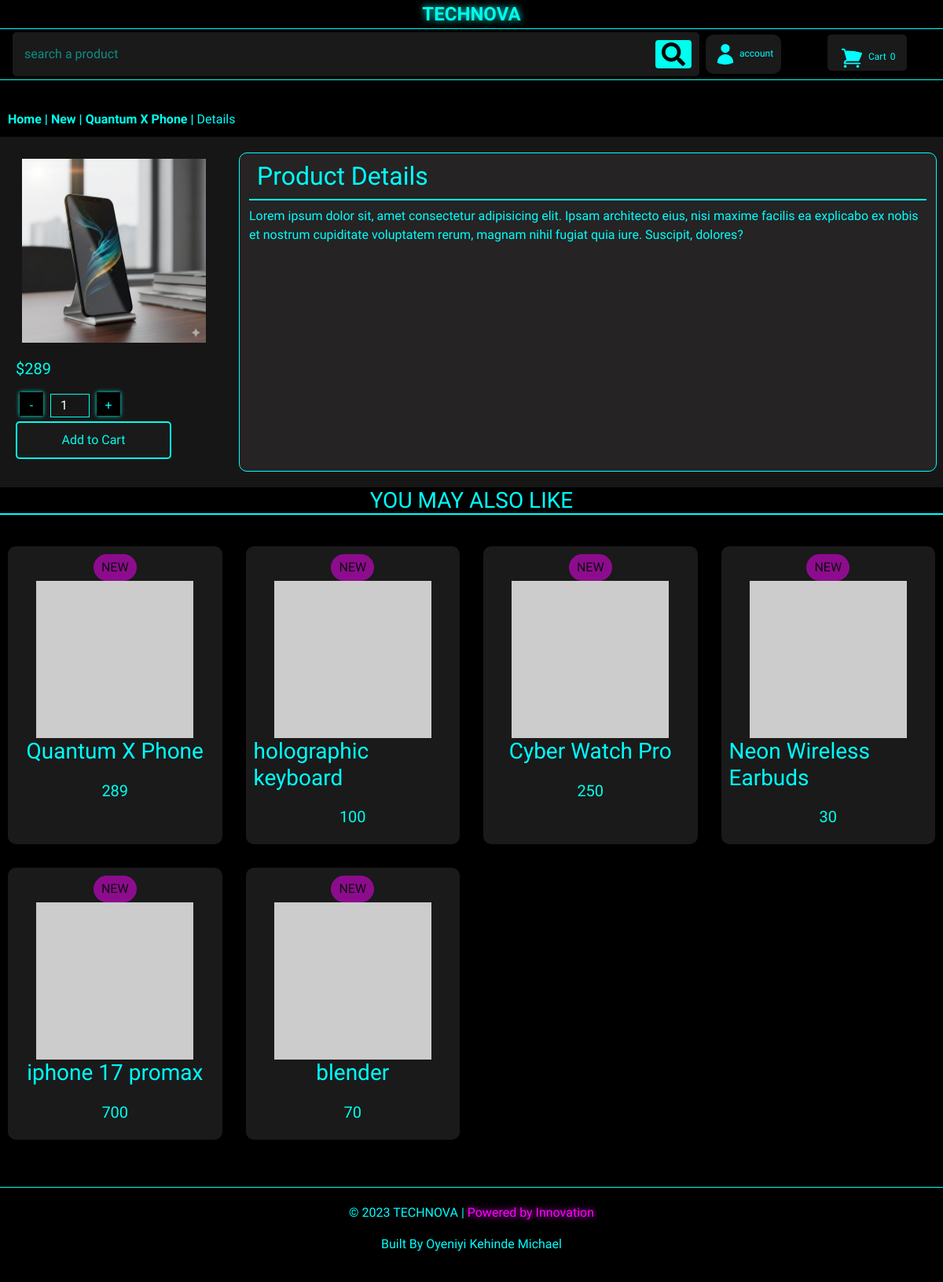
/store/product_info/Quantum X Phone/, run on the app's committed database.
### storefront/models.py (models this page shows)
class Product(models.Model):
    name = models.CharField(max_length=40)
    quantity = models.IntegerField()
    price = models.PositiveIntegerField()
    image = models.ImageField(upload_to = "product_images/")
    description = models.TextField(max_length=500,default="no description")
    cat = models.ForeignKey(Category,on_delete=models.CASCADE, default=1)
    sale_price = models.CharField(max_length=100,default=0)
    is_sale = models.BooleanField(default=False)
    def __str__(self):
        return self.name

class Category(models.Model):
    name = models.CharField(max_length=50)
    class Meta:
        verbose_name_plural= "Categories"
    def __str__(self):
        return  f"{self.name}"

### storefront/views.py (the view)
# urls.py: path("product_info/<str:name>/",product_details,name="product_details"),
def product_details(request,name):
    cart = CartManager(request)
    product = Product.objects.get(name=name)
    cart.recentlys_viewed(name=product.name)
    category = product.cat
    product_in_the_same_cat = Product.objects.filter(cat=category)
    cart = CartManager(request)
    quantities = cart.get_quants()
    if request.user.is_authenticated:
        wishlist = WishList.objects.get(user=request.user)
        wishlistitem = WishListItem.objects.filter(wishlist=wishlist,product=product)
        context = {"product": product,
                "products":product_in_the_same_cat,
                "quants":quantities,
                "wishlistitem":wishlistitem}
    else:
        context = {"product": product,
                "products":product_in_the_same_cat,
                "quants":quantities}
    return render(request,"storefront/product_details.html",context)

### storefront/cart.py (called while the page is built)
    def __len__(self):
        return len(self.cart)

    def get_quants(self):
        quantities = self.cart
        return quantities

    def recentlys_viewed(self,name):
        product = Product.objects.get(name = name)
        self.recently_viewed[product.id] = product.name
        self.session.modified = True

### storefront/context_processors.py (called while the page is built)
def cart(request):
    return {'cart': CartManager(request)}

### authentication/templates/storefront/product_details.html (shortened to what this page needs)
{% extends 'storefront/index.html' %}
{% load static %}
{% block breadcrumbs %}
<a href="{% url 'storefront_home' %}" class="nav-links">Home</a><span style="font-weight: bold;"> | </span>
<a href="{% url 'product_cat' product.cat.name %}" class="nav-links" >{{ product.cat.name }}</a><span style="font-weight: bold;"> | </span>
<a href="{% url 'product_details' product.name %}" class="nav-links" >{{ product.name }}</a><span style="font-weight: bold;"> | </span>
<span style="color: cyan;">Details</span>
{% endblock breadcrumbs %}
{% block body %}
<div class="product_d">
  <div class="product_card row" style="gap: 0;">
    <div class="img col-lg-3 col-md-6 col-sm-12 mb-3">
      <img class="p-2 product_image" src="{% static '/storefront/default.png' %}" alt="Phone">
      <div class="price">${{ product.price }}</div>
    <div>
        <div class="row" style="align-items: center;">
      <div class="col-9">
 <form class="form_add" action="{% url 'cart_add' %}" method="POST">
  <div class="qty">
    <button  class="quantity-btn decrement" type="button" >-</button>
{% if product.id|slugify in quants %}
	{% for key, value in quants.items %}
		{% if  key == product.id|slugify %}
		<input type="number" class="quantity-input" name="product_qty" value="{{ value }}" id="hidden_qty" min="1">
		{% else %}
		{% endif %}
	{% endfor %}
{% else %}
    <input type="number" class="quantity-input" name="product_qty" value="1" id="hidden_qty" min="1">
{% endif %}
     <button  class="quantity-btn increment" type="button">+</button>
  </div>
        {% if product.id|slugify in quants %}
         <button class="btn-neon" id="add_cart" style="width: 100%;">update quantity</button>
         {% else %}
          <button class="btn-neon" id="add_cart" style="width: 100%;">Add to Cart</button>
         {% endif %}
      </form>
      </div>
    </div>
    </div>
    </div>
  <div class="info col-lg-9 col-md-6 col-sm-12 ">
    <div class="wrapper-info">
      <h2 style="border-bottom: 2px solid cyan; padding: 10px;">
        Product Details
      </h2>
      {{ product.description }}
    </div>
  </div>
  </div>
  <div class="sub">
    <h3 style="text-transform: uppercase; text-align: center; border-bottom:2px solid cyan ;">you may also like</h3>
    <div class="sug">
        {% for product in products %}
          <div class="product-card">
        <div class="product-badge">{{ product.cat }}</div>
        <img src="https://via.placeholder.com/200x200/1A1A1A/00FFEE?text=PRODUCT" alt="Phone">
        <h3>{{ product.name }}</h3>
        {% if product.cat == "sale" %}
        <p class="price">{{ product.sale_price }}<span class="original-price">{{ product.price }}</span></p>
        {% else %}
        <p class="price">{{ product.price }}</p>
        {% endif %}
      </div>
        {% endfor %}
    </div>
  </div>
</div>
{% endblock body %}

### authentication/static/storefront/style2.css (style rules this page uses)
* { font-family: 'Orbitron', sans-serif; color: cyan; }
:root { --black: #000000; --cyan: #00FFEE; --pink: #FF00FF; --white: #FFFFFF; --cs-gray: #1A1A1A; --discover:#3b383866; }
body { font-family: 'Roboto', sans-serif !important; background-color: var(--black) !important; color: var(--white); margin: 0; padding: 0; overflow-x: hidden; }
h1, h2, h3,h4,h5,h6 { font-family: 'Orbitron', sans-serif; }
.nav-links { color: var(--cyan); font-weight: bold; text-transform: capitalize; text-decoration: none; }
.btn-neon { background-color: var(--cs-gray); color: var(--cyan); border: 2px solid var(--cyan); padding: 10px 20px; font-family: 'Orbitron', sans-serif; cursor: pointer; transition: 0.3s; border-radius: 5px; }
.product-card { background-color: var(--cs-gray); border-radius: 10px; padding: 10px; transition: 0.3s; cursor: pointer; display: flex; flex-direction: column; align-items: center; color: cyan; }
.product-badge { float: right; opacity: 0.5; background-color: var(--pink); color: var(--black); padding: 5px 10px; border-radius: 20px; font-family: 'Orbitron', sans-serif; text-transform: uppercase; }
.price { font-size: 20px; color: var(--cyan); margin: 10px 0; }
form div { padding: 5px; }
.qty button,.qty div { display: inline-block; border: none; padding: 5px; }
.qty { padding: 5px; }
.quantity-input { width: 40px; height: 28px; text-align: center; margin: 0 5px; background-color: var(--cs-gray); color: var(--white); border: 1px solid var(--cyan); font-family: 'Orbitron', sans-serif; }
.quantity-btn { background-color: var(--black); color: var(--cyan); border: 1px solid var(--cyan); width: 30px; height: 30px; font-size: 16px; cursor: pointer; transition: 0.3s; box-shadow: 0 0 5px var(--cyan); }
.product_image { object-fit: cover; width: 250px; }
.sug { display: grid; grid-template-columns: repeat(auto-fill, minmax(250px, 1fr)); gap: 30px; margin-top: 30px; padding: 10px; }
.product_card { display: flex; padding: 20px; background-color: var(--discover); gap: 20px; }
.info { background-color: var(--discover); width: 100%; }
.info { border: 1px solid cyan; color: cyan; border-radius: 10px; }
.quantity-input { width: 50px; height: 30px; text-align: center; margin: 0 5px; background-color: var(--gray); color: var(--white); border: 1px solid var(--cyan); font-family: 'Orbitron', sans-serif; }

### data on the page
Product: cat.name "New", name "Quantum X Phone", price "289", description "Lorem ipsum dolor sit, amet consectetur adipisicing elit. Ipsam architecto eius, nisi maxime facilis ea explicabo ex nobis et nostrum cupiditate voluptatem rerum, magnam nihil fugiat quia iure. Suscipit, dolores?", cat "NEW"
Product: cat "NEW", name "holographic keyboard", price "100"
Product: cat "NEW", name "Cyber Watch Pro", price "250"
Product: cat "NEW", name "Neon Wireless Earbuds", price "30"
Product: cat "NEW", name "iphone 17 promax", price "700"
Product: cat "NEW", name "blender", price "70"

### other printed values
{{ cart|length }} "0"
